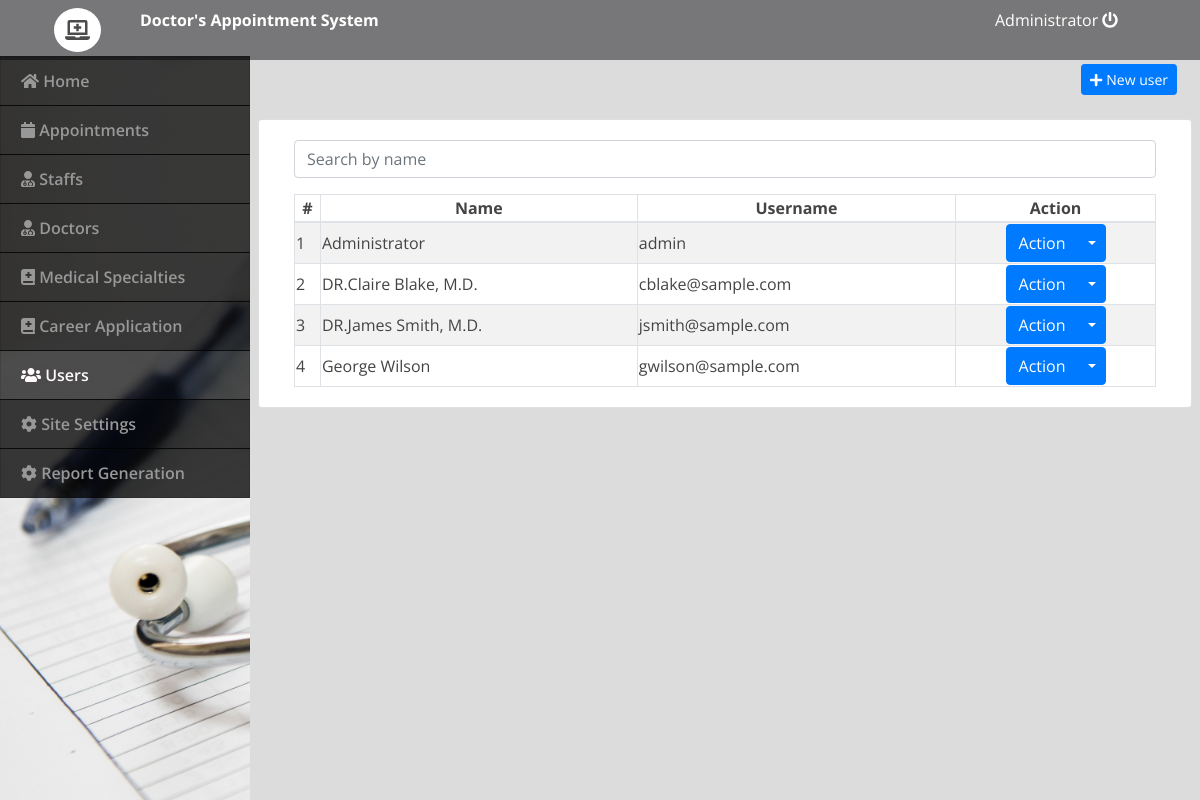
Page /admin/index.php?page=users (signed in) on the committed database.
### tables this page shows
CREATE TABLE `users` (
  `id` int(30) NOT NULL,
  `doctor_id` int(30) NOT NULL,
  `name` varchar(200) NOT NULL,
  `address` text NOT NULL,
  `contact` text NOT NULL,
  `username` varchar(100) NOT NULL,
  `password` varchar(200) NOT NULL,
  `type` tinyint(1) NOT NULL DEFAULT 2 COMMENT '1=admin , 2 = doctor,3=patient'
);

### admin/users.php (the view, shortened to what this page needs)
<div class="container-fluid">
	<div class="row">
		<div class="col-lg-12">
			<button class="btn btn-primary float-right btn-sm" id="new_user"><i class="fa fa-plus"></i> New user</button>
		</div>
	</div>
	<br>
	<div class="row">
		<div class="card col-lg-12">
			<div class="card-body">
				<div class="form-group">
					<input type="text" class="form-control" id="search_input" placeholder="Search by name">
				</div>
				<table class="table-striped table-bordered col-md-12">
					<thead>
						<tr>
							<th class="text-center">#</th>
							<th class="text-center">Name</th>
							<th class="text-center">Username</th>
							<th class="text-center">Action</th>
						</tr>
					</thead>
					<tbody>
						<?php
						include 'db_connect.php';
						$users = $conn->query("SELECT * FROM users order by name asc");
						$i = 1;
						while($row= $users->fetch_assoc()):
						?>
						<tr>
							<td>
								<?php echo $i++ ?>
							</td>
							<td>
								<?php echo $row['name'] ?>
							</td>
							<td>
								<?php echo $row['username'] ?>
							</td>
							<td>
								<center>
									<div class="btn-group">
										<button type="button" class="btn btn-primary">Action</button>
										<button type="button" class="btn btn-primary dropdown-toggle dropdown-toggle-split" data-toggle="dropdown" aria-haspopup="true" aria-expanded="false">
										</button>
									</div>
								</center>
							</td>
						</tr>
						<?php endwhile; ?>
					</tbody>
				</table>
			</div>
		</div>
	</div>
</div>

### admin/assets/css/style.css (style rules this page uses)
body { font-family: "Open Sans", sans-serif; color: #444444; width: 100%; height: calc(100%); }

### admin/index.php (style rules this page uses)
body { background: #80808045; }

### rows in the picture
users: name "Administrator", username "admin"
users: name "DR.Claire Blake, M.D.", username "cblake@sample.com"
users: name "DR.James Smith, M.D.", username "jsmith@sample.com"
users: name "George Wilson", username "gwilson@sample.com"

### other values in the picture
$_SESSION['login_name'] "Administrator"
